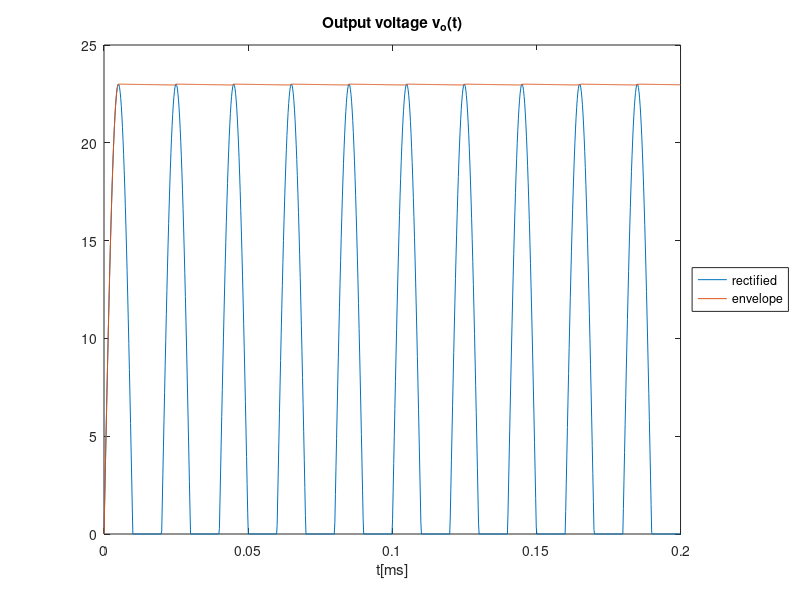

This chart was generated by the following MATLAB code:
close all
clear all
pkg load control
format long

A=23
f=50;
R=100000;
C=100 * 1e-6;
Is=1e-14;
eta=1;
Vt=1e-3;
t=linspace(0,0.2,1000);
w=2*pi*f;
vS=A*sin(w*t);
vO = abs(vS);
vOhr = zeros(1, length(t));
vO = zeros(1, length(t));
von=11.99997/19;
rd=((12.00813-11.99589)/(4.092084e-04-3.957988e-04)/19);



tOFF = 1/w * atan(1*w*R*C)

vOnexp = A*sin(w*tOFF)*exp(-(t-tOFF)/R/C);

figure
for i=1:length(t)
  if (vS(i) > 0)
    vOhr(i) = vS(i);
  else
    vOhr(i) = 0;
  endif
endfor

plot(t, vOhr)
hold

for i=1:length(t)

  if t(i) < tOFF
    vO(i) = vS(i);
  elseif t(i) > tOFF+0.02
    tOFF = tOFF + 0.02;
    vOnexp = A*sin(w*tOFF)*exp(-(t-tOFF)/R/C);
    vO(i) = vS(i);
  elseif vOnexp(i) > vOhr(i)
    vO(i) = vOnexp(i);
  else
    vO(i) = vS(i);
  endif
endfor

plot(t, vO)
title("Output voltage v_o(t)")
xlabel ("t[ms]")
legend("rectified","envelope")
legend('Location','eastoutside')
print ("venvlope.eps", "-depsc");
